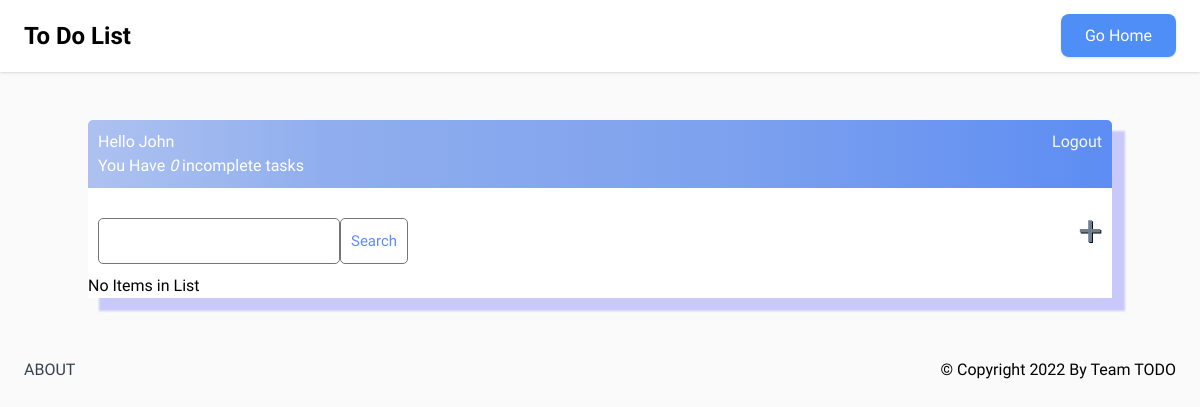
/tasks (signed in), run on an earlier commit of the app's database.
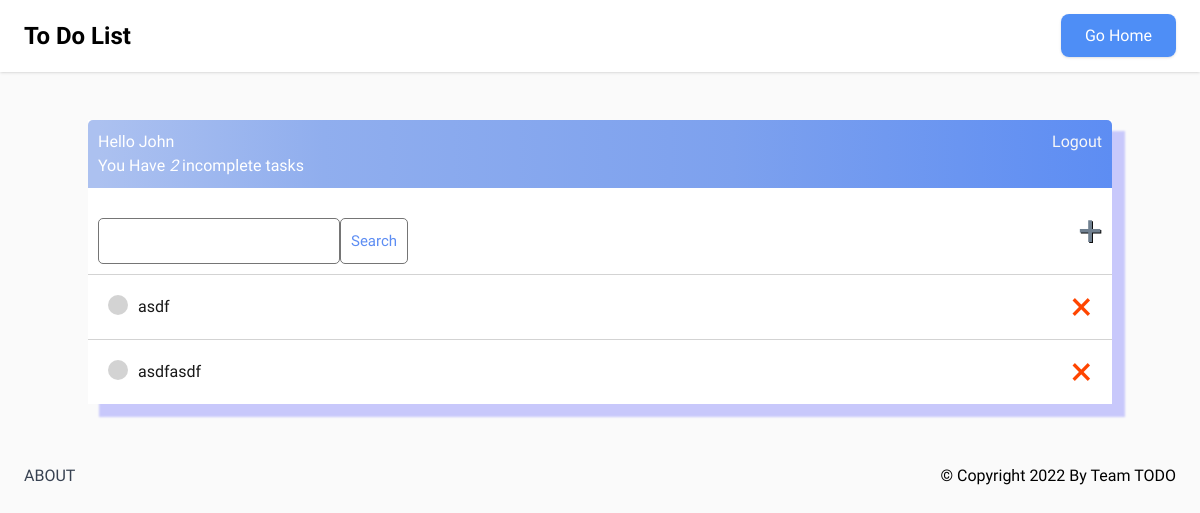
And on a later commit of the database.
### core/models.py (models this page shows)
class Task(models.Model):
    user = models.ForeignKey(User, on_delete=models.CASCADE, null=True, blank=True)
    title = models.CharField(max_length=200)
    description = models.TextField(null=True, blank=True)
    complete = models.BooleanField(default=False)
    create = models.DateField(auto_now_add=True)
    def __str__(self):
        return self.title
    class Meta :
        ordering = ['complete']

### core/views.py (the view)
# urls.py: path('tasks', TaskList.as_view(), name='tasks'),
class TaskList(LoginRequiredMixin, ListView) :
  model = Task
  context_object_name = 'tasks'
  def get_context_data(self, **kwargs):
    context = super().get_context_data(**kwargs)
    context['tasks'] = context['tasks'].filter(user=self.request.user)
    context['count'] = context['tasks'].filter(complete=False).count()
    search_input = self.request.GET.get('search-area') or ""
    if search_input:
      context['tasks'] = context['tasks'].filter(title__icontains=search_input)
    context['search_input'] = search_input
    return context

### core/templates/core/task_list.html
{% extends 'core/main.html' %}
{% block content %}
<div class="header-bar">
  <div>
    <h1>Hello {{request.user|title}}</h1>
    <h3 style="margin: 0"> You Have <i>{{count}}</i> incomplete task{{ count|pluralize:"s" }}</h3>
  </div>
  {% if request.user.is_authenticated %}
  <a href="logout"> Logout </a> {% else %}
  <a href="signin">LogIn</a> {% endif %}
</div>
<div id="search-add-wrapper">
  <form method="GET" style="margin-top: 20px; display: flex;">
    <input type="text" name="search-area" value="{{search_input}}" />
    <input class="button" type="submit" value="Search" />
  </form>
  <a id="add-link" href="{% url 'task-create' %}" >&#x2b; </a>
</div>
<div class="task-item-wrapper">
  {% for task in tasks %}
    <div class="task-wrapper">
      {% if task.complete %}
      <div class="task-title">
        <div class="task-complete-icon"></div>
        <i><s><a href="{% url 'task-update' task.id %}">{{task}}</a></s></i>
      </div>
      <a class="delete-link" href="{% url 'task-delete' task.id %}"> &#215; </a>
      {% else %}
      <div class="task-title">
        <div class="task-incomplete-icon"></div>
        <a href="{% url 'task-update' task.id %}">{{task}}</a>
      </div>
      <a class="delete-link" href="{% url 'task-delete' task.id %}"> &#215; </a>
      {% endif %}
    </div>
  {% empty%}
  <h3>No Items in List</h3>
  {% endfor %}
</div>
{% endblock content %}

What changed in the data, as far as the page shows it:
added Task: title "asdf"
added Task: title "asdfasdf"
Also different on the page:
{{ count }}: "0" → "2"
text no longer shown: "No Items in List"
